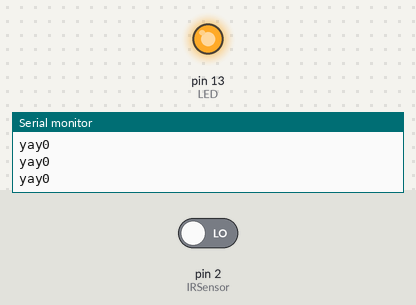
A sketch run on a simulated Arduino Uno, built with avr-gcc and run on an emulated ATmega328P. On the bench: output pins drawn as LEDs (lit = HIGH), the last lines printed to the serial monitor. Inputs (shaded band) come from the test bench; at power-on: pin 2 (IRSensor) LOW. At 1.3 s the program stops and its outputs stay as they are.

Above: at 1.2 s.
1.3 s: pin 2 (IRSensor) driven HIGH
At 2.5 s:
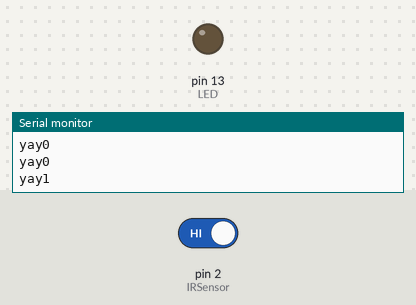
Timing chart, 0 to 2.8 s (numbered marks = the images above; inputs shaded):
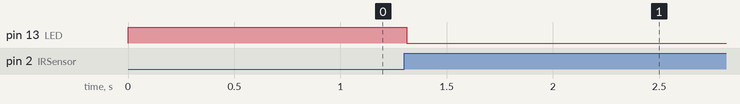

The sketch:

servo.ino
```cpp
int IRSensor = 2; // connect ir sensor to arduino pin 2
int LED = 13; // conect Led to arduino pin 13


void setup()
{


  pinMode (IRSensor, INPUT); // sensor pin INPUT
  pinMode (LED, OUTPUT); // Led pin OUTPUT
}

void loop()
{
  int statusSensor = digitalRead (IRSensor);
  Serial. begin(9600) ;
  if (statusSensor == 1){
    digitalWrite(LED, LOW); // LED LOW
Serial.println(statusSensor);
  Serial.print("bla");

  }
  else {
    digitalWrite(LED, HIGH); // LED High
  Serial.println(statusSensor);
  Serial.print("yay");
 delay(20);
  }

}
```

Measured:
- after the input at 1.3 s, pin 13 (LED): HIGH → LOW at once
